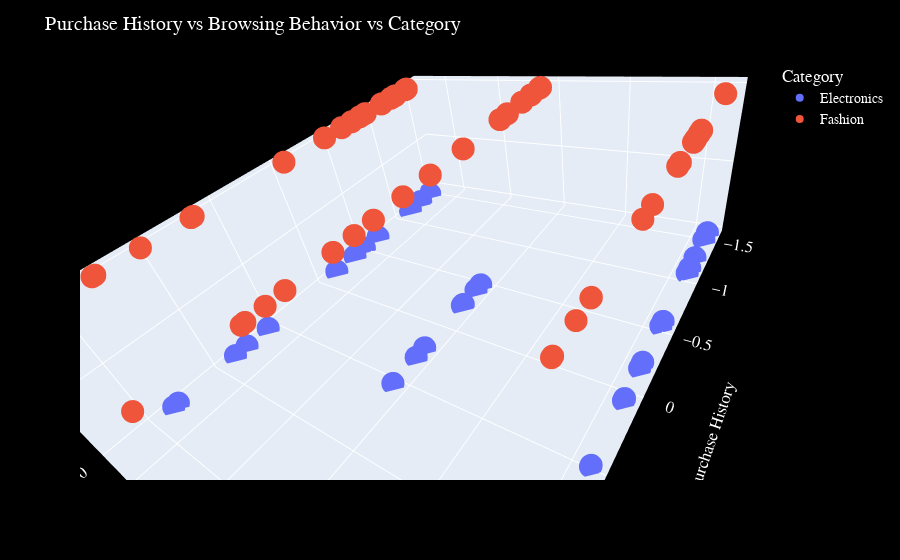

Notebook cell for this chart:
### Code cell
import pandas as pd
import plotly.express as px
from sklearn.preprocessing import StandardScaler, LabelEncoder
import numpy as np

# Generate 100 random data points
np.random.seed(0)
data = {
    "Customer ID": np.arange(1, 101),
    "Category": np.random.choice(["Electronics", "Fashion"], size=100),
    "Purchase History": np.random.randint(100, 1000, size=100),
    "Browsing Behavior": np.random.choice(["High", "Medium", "Low"], size=100)
}

df = pd.DataFrame(data)

# Encode the categorical values in the 'Browsing Behavior' column
le = LabelEncoder()
df['Browsing Behavior'] = le.fit_transform(df['Browsing Behavior'])

# Apply StandardScaler to the 'Purchase History' and 'Browsing Behavior' columns
scaler = StandardScaler()
df[['Purchase History', 'Browsing Behavior']] = scaler.fit_transform(df[['Purchase History', 'Browsing Behavior']])

# Create a numerical representation of 'Category'
df['Category_Numeric'] = df['Category'].map({'Electronics': 0, 'Fashion': 1})

# Plot the scaled data
fig = px.scatter_3d(df, x="Purchase History", y="Browsing Behavior", z="Category_Numeric", color="Category")
fig.update_layout(
    title="Purchase History vs Browsing Behavior vs Category",
    scene = dict(
        xaxis_title="Purchase History",
        yaxis_title="Browsing Behavior",
        zaxis_title="Category"),
    font=dict(
        family="Arial",
        size=14,
        color="#ffffff"
    ),
    plot_bgcolor="#f0f0f0", 
    paper_bgcolor="#000000",
    xaxis_showgrid=True,
    yaxis_showgrid=True,
    xaxis_gridcolor="#fff000", 
    yaxis_gridcolor="#000fff"
)

# Show the graph
fig.show()

### Figure 1 — Plotly figure (JSON) as saved in the notebook; plotly's stock layout.template omitted (floating-point values rounded to 4 significant figures)
{"data": [{"hovertemplate": "Category=Electronics<br>Purchase History=%{x}<br>Browsing Behavior=%{y}<br>Category_Numeric=%{z}<extra></extra>", "legendgroup": "Electronics", "marker": {"color": "#636efa", "symbol": "circle"}, "mode": "markers", "name": "Electronics", "scene": "scene", "showlegend": true, "type": "scatter3d", "x": [0.7733, -0.3753, -1.048, 0.8736, 1.361, 1.093, -0.1932, 1.591, 0.5019, 0.58, 0.08561, -1.227, 0.9852, 1.454, -0.1411, -0.2118, 0.3235, -0.2043, -0.156, 0.554, -1.122, 0.5094, 1.327, -1.427, -1.446, -1.26, 1.662, -1.539, 1.283, -0.4385, -1.282, -1.104, 1.416, -0.5575, -0.2006, 0.07074, 0.2343, -0.5166, 1.673, -0.4794, -0.3605, 0.6766, 1.543, -0.6578], "y": [-1.257, -0.08221, 1.092, -1.257, -1.257, 1.092, 1.092, -0.08221, 1.092, -1.257, 1.092, 1.092, 1.092, 1.092, -1.257, -0.08221, -0.08221, 1.092, 1.092, -0.08221, -1.257, 1.092, -1.257, -1.257, 1.092, -1.257, -0.08221, 1.092, 1.092, -0.08221, -1.257, 1.092, 1.092, 1.092, -0.08221, 1.092, -0.08221, 1.092, 1.092, -1.257, -1.257, 1.092, -0.08221, -1.257], "z": [0, 0, 0, 0, 0, 0, 0, 0, 0, 0, 0, 0, 0, 0, 0, 0, 0, 0, 0, 0, 0, 0, 0, 0, 0, 0, 0, 0, 0, 0, 0, 0, 0, 0, 0, 0, 0, 0, 0, 0, 0, 0, 0, 0]}, {"hovertemplate": "Category=Fashion<br>Purchase History=%{x}<br>Browsing Behavior=%{y}<br>Category_Numeric=%{z}<extra></extra>", "legendgroup": "Fashion", "marker": {"color": "#EF553B", "symbol": "circle"}, "mode": "markers", "name": "Fashion", "scene": "scene", "showlegend": true, "type": "scatter3d", "x": [-1.267, -0.8251, 1.297, -1.405, 0.7956, -1.093, 1.647, -0.9106, 1.565, -0.7359, -0.4459, -0.9515, 0.9294, -0.8474, 0.6729, -0.6281, 1.695, -0.4943, 1.621, 0.6878, 0.4796, -0.8325, -0.156, 0.4833, -1.494, 1.019, -1.096, -0.1783, -1.215, 1.149, 0.6283, 1.167, -1.03, -0.8028, -0.05193, -1.364, 1.041, 1.312, -1.42, -1.461, -0.9032, -0.9329, 0.4796, -0.8957, 0.6097, -0.5389, 0.7881, 1.283, 0.3347, -1.23, -0.7396, -0.5798, 1.691, -1.509, -0.05565, 0.09304], "y": [-1.257, 1.092, -1.257, -1.257, 1.092, -1.257, -0.08221, 1.092, 1.092, -1.257, -1.257, 1.092, -0.08221, 1.092, -1.257, -1.257, -1.257, -0.08221, 1.092, -1.257, 1.092, -1.257, -0.08221, 1.092, -0.08221, -1.257, -1.257, 1.092, -1.257, -0.08221, -0.08221, -0.08221, -0.08221, 1.092, -1.257, -0.08221, -0.08221, 1.092, -1.257, 1.092, 1.092, -0.08221, -0.08221, -1.257, 1.092, 1.092, 1.092, -1.257, -0.08221, -0.08221, -1.257, 1.092, -1.257, -0.08221, 1.092, -0.08221], "z": [1, 1, 1, 1, 1, 1, 1, 1, 1, 1, 1, 1, 1, 1, 1, 1, 1, 1, 1, 1, 1, 1, 1, 1, 1, 1, 1, 1, 1, 1, 1, 1, 1, 1, 1, 1, 1, 1, 1, 1, 1, 1, 1, 1, 1, 1, 1, 1, 1, 1, 1, 1, 1, 1, 1, 1]}], "layout": {"autosize": true, "font": {"color": "#ffffff", "family": "Arial", "size": 14}, "legend": {"title": {"text": "Category"}, "tracegroupgap": 0}, "margin": {"t": 60}, "paper_bgcolor": "#000000", "plot_bgcolor": "#f0f0f0", "scene": {"aspectmode": "auto", "aspectratio": {"x": 1.645, "y": 1.195, "z": 0.5087}, "camera": {"center": {"x": 0, "y": 0, "z": 0}, "eye": {"x": 0.8214, "y": 0.8214, "z": 0.8214}, "projection": {"type": "perspective"}, "up": {"x": -0.1306, "y": 0.1507, "z": 0.9799}}, "domain": {"x": [0, 1], "y": [0, 1]}, "xaxis": {"title": {"text": "Purchase History"}, "type": "linear"}, "yaxis": {"title": {"text": "Browsing Behavior"}, "type": "linear"}, "zaxis": {"title": {"text": "Category"}, "type": "linear"}}, "title": {"text": "Purchase History vs Browsing Behavior vs Category"}, "xaxis": {"gridcolor": "#fff000", "showgrid": true}, "yaxis": {"gridcolor": "#000fff", "showgrid": true}}}
